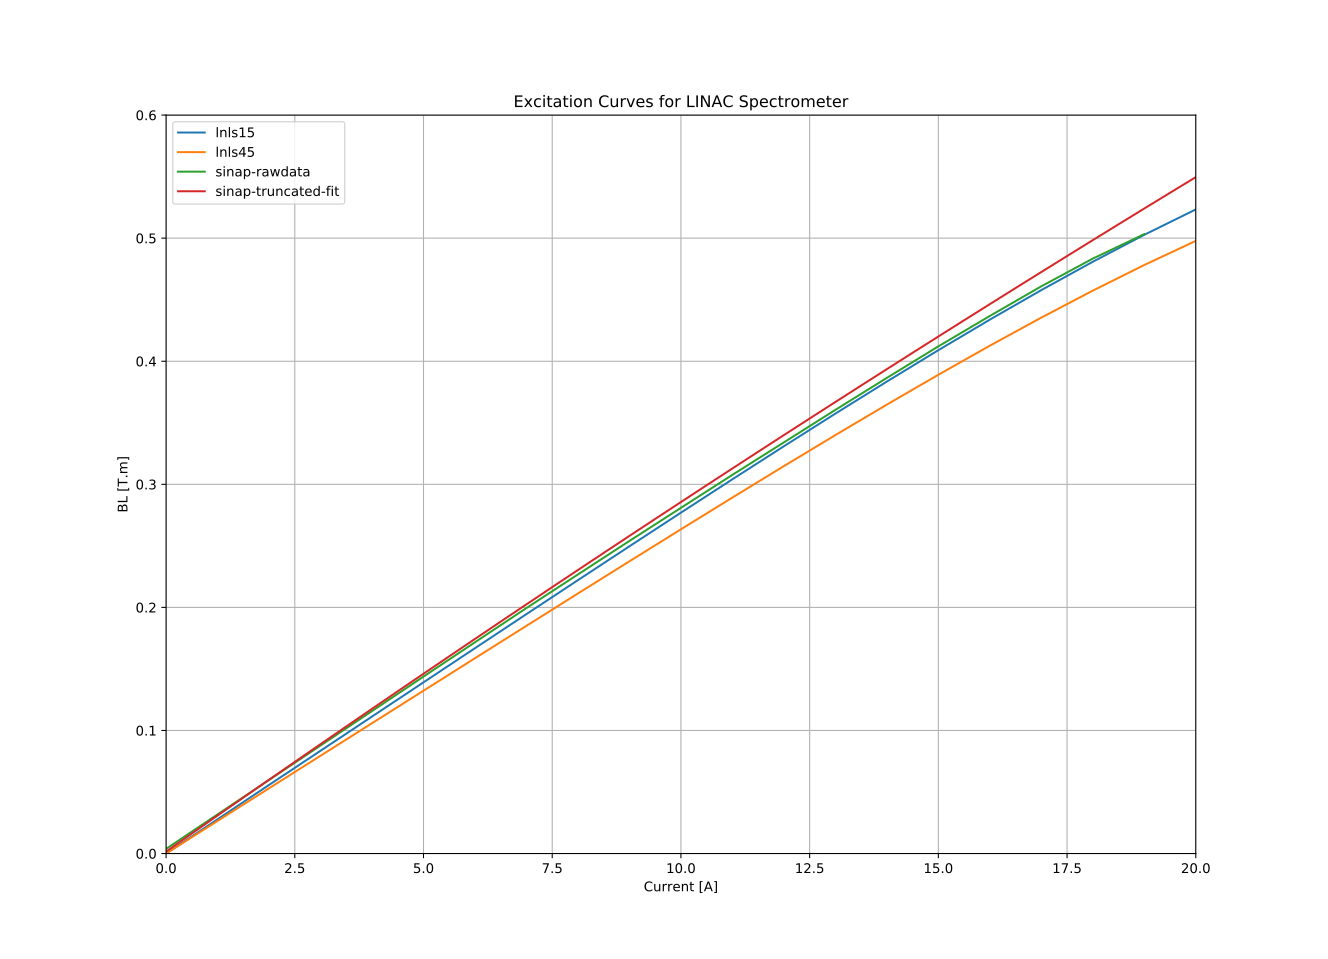

The Python source for this figure:
#!/usr/bin/env python-sirius

"""Analysis of LNLS-SINAP discrepancies in measured linac spect. excdata.

01. O spread na medida de campo de pico do LNLS é de ~2.5% em 4.15A
02. A diferença entre os valores de energia do feixe do linac calculados
    pela curva de excitação do SINAP e pelo curva de excitação dos dipolos
    da TB é de cerca de 12% (142 Mev e 127 MeV)
03. As medidas em alto campo (17A) do SINAP e do LNLS batem em ~0.5%.
04. As medidas em baixo campo (4A) do SINAP e do LNLS diferem em ~3%
05. O comprimento efetivo usado/medido pelo SINAP na curva de excitação
    é de 0.4965 m
06. O comprimento efetivo calculado através do Runge-Kutta das medidas do LNLS
    é de 0.4943m (15 deg) e 0.4673 (45 deg)
07. (a) Aparentemente o SINAP usou o efflen de 15 deg, ao invés do valor
    em 45 deg. Isto explica ~6% dos 12%.
08  (b) Também truncaram os coeficientes to fitting polinomial, o que resultou
    num erro de ~3%.
09  No final, devido aos erros (a) e (b), há uma discrepância entre LNLS e
    SINAP da ordem de 9% em alta corrente.
"""

import numpy as np
import matplotlib.pyplot as plt
import siriuspy.magnet.excdata as ed

lnls15 = ed.ExcitationData(filename_web='li-spect-15deg-lnls.txt')
lnls45 = ed.ExcitationData(filename_web='li-spect-45deg-lnls.txt')
sinap = ed.ExcitationData(filename_web='li-spect-sinap.txt')

coeffs_sinap = [-0.000147274, 0.0294354992, 0.0016115352]
coeffs_sinap_truncated = [-0.0001, 0.0294, 0.0016]
c = np.linspace(0, 20, 41)
bl = np.polyval(coeffs_sinap_truncated, c)

efflen_lnls_15deg_18A = 0.4943  # [m]
efflen_lnls_45deg_18A = 0.4673  # [m]
efflen_sinap_17A = 0.4965  # [m]

bl_lnls_18A = 0.4570
bl_sinap_truncated_18A = 0.4980


plt.plot(lnls15.currents, lnls15.multipoles['normal'][0], label='lnls15')
plt.plot(lnls45.currents, lnls45.multipoles['normal'][0], label='lnls45')
plt.plot(sinap.currents, sinap.multipoles['normal'][0], label='sinap-rawdata')
plt.plot(c, bl, label='sinap-truncated-fit')
plt.xlim(0, 20)
plt.ylim(0, 0.6)
plt.xlabel('Current [A]')
plt.ylabel('BL [T.m]')
plt.title('Excitation Curves for LINAC Spectrometer')
plt.legend()
plt.grid()
plt.show()
